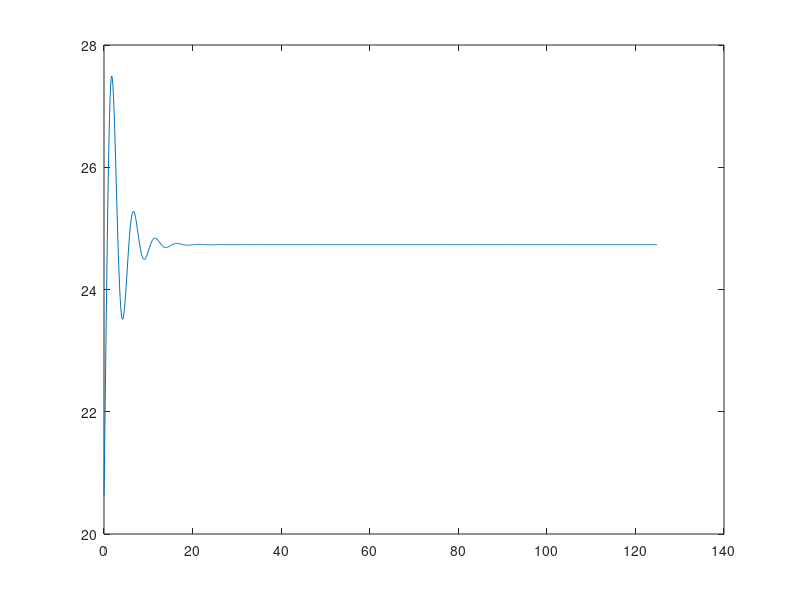

This chart was generated by the following MATLAB code:
format long;
A=50;
C=500;
M=20;
K=0.5;
Ti=20;
Te=20;
deltaT=0.125;
deltaCg=0.8;
beta=C/M;
tau=C/(K*A);
iter=1000;
tf=deltaT*iter;
kh=0.1;
kv=1;
kc=100;
kp=M/(K*A);
v=25;
c1=0;
m1=0;
m=0;
c=20;
constanteK=kv*kc*kh*kp;
betaLC=beta/(kv*kc*kh);
tauLC=tau/(1+constanteK);
r=kh*v; %r=ka*v y kh=ka;
tiempo=0;
e=r-c1;
FSV=2.5;
FK=5;
funcion=@(m1,y)(m1/betaLC)-((y-Te)/tauLC);
funcionValvula=@(p,y)(p/FSV)-(y/FK);
for i=1:iter
    e=r-c1;
    m=kc*e;
    m1Nuevo=m1+deltaT*funcionValvula(m,m1);
    m1=m1Nuevo;
    Cnuevo=c+deltaT*funcion(m1,c);
    c=Cnuevo;
    c1=kh*c;
    a(i)=tiempo;
    b(i)=Cnuevo;
    tiempo=tiempo+deltaT;
end
eehhloco=1/(1+constanteK)
plot(a,b);